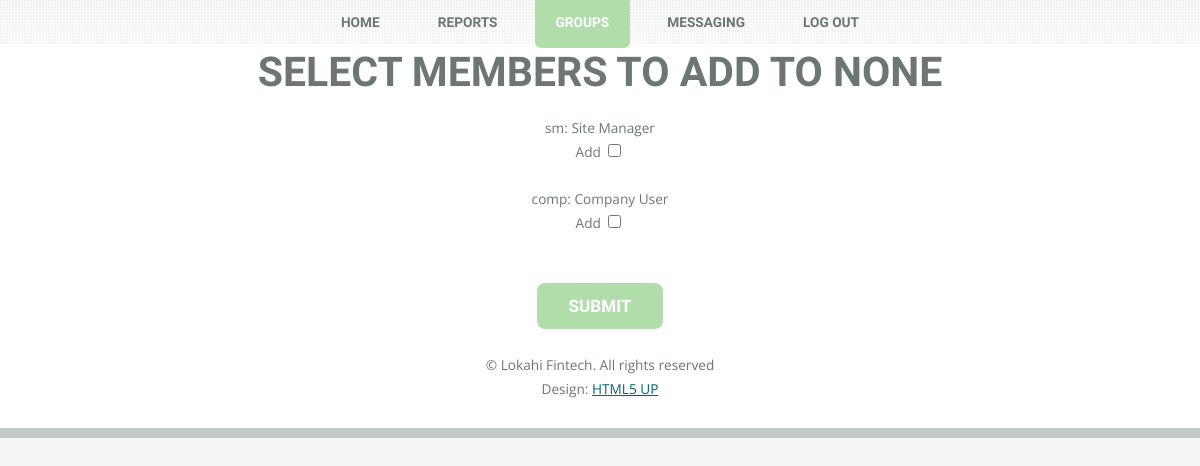
The app's page /selectMembersToAddSiteManager/ (signed in) with its own data.
### account/models.py (models this page shows)
class CustomUser(models.Model):
    user = models.OneToOneField(User)
    type_choice = (
        ("C", "Company User"),
        ('I', "Investor User"),
    )
    is_SiteManager = models.BooleanField(default=False)
    user_type = models.CharField(max_length=1, choices=type_choice, default='C')
    publicKey=models.TextField(blank=True)
    privateKey=models.TextField(blank=True)
    def __str__(self):
        sm = "False"
        if self.user.customuser.is_SiteManager:
            sm = "True"
            return self.user.get_username()+ ": " + "Site Manager"
        return self.user.get_username() + ": " + (self.user.customuser.get_user_type_display())

### groups/views.py (the view)
# urls.py: url(r'selectMembersToAddSiteManager/$', group_views.select_members_to_add_site_manager),
@login_required
def select_members_to_add_site_manager(request):
    if (not my_user(request).is_SiteManager):
        return HttpResponse("<h1>Forbidden</h1>")
    notMembers = CustomUser.objects.all()
    groupName=None
    if request.method == 'POST':
        groupName=request.POST.get('groupName')
        group = Group.objects.all().filter(name=groupName)[0]
        for member in group.members.all():
            notMembers=notMembers.exclude(user=member.user)
    if len(notMembers) != 0:
        return render(request, 'html5up/selectMembersToAdd_SM.html',  {'groupName': groupName , 'notMembers': notMembers })
    else:
        return render(request, 'html5up/group_full_SM.html')

### groups/views.py (called while the page is built)
def my_user(request):
    user = None
    if request.user.is_authenticated():
        user = request.user
    return CustomUser.objects.all().filter(user=user)[0]

### groups/templates/html5up/selectMembersToAdd_SM.html (shortened to what this page needs)
<!DOCTYPE html>
{% load static %}
<link rel="stylesheet" type="text/css" href="{% static 'account/css/main.css' %}"/>
<link rel="stylesheet" type="text/css" href="{% static 'account/css/ie8.css' %}"/>
<link rel="stylesheet" type="text/css" href="{%static 'account/css/font-awesome.min.css'%}" />
<link rel="stylesheet" type="text/css" href="{% static 'account/css/ie8.css' %}"/>
<html>
    <head>
        <link rel="stylesheet" href="assets/css/main.css" />
        <link rel="stylesheet" href="font-awesome/css/font-awesome.min.css">
    </head>
    <body class="homepage">
        <div id="page-wrapper">
                <nav id="nav">
                    <ul>
                        <li><a href={% url 'loggedin' %}>Home</a></li>
                        <li><a href="{% url 'reports:index'%}">Reports</a></li>
                        <li class = "current"><a href = {% url 'groups' %}>Groups</a></li>
                        <li><a href = {% url 'messaging' %}>Messaging</a></li>
                        <li><a href= {% url 'logout' %}>LOG OUT</a></li>
                    </ul>
                </nav>
                <div id="main-wrapper">
                    <div id="main" class="container">
                                <section class="box highlight">
    <h2>Select Members to Add to {{ groupName}}</h2>
      <form action = "/addMembersSiteManager/" method = "post">
            <tr>
                {% for person in notMembers %}
                    {{ person }}<br>
                    Add <input type="checkbox" name="checks" value="{{ person.user.get_username }}" ><br>
                    <br>
                {% endfor %}
                <br>
            </tr>
        <input type="submit" value="Submit">
        <br>
    </form>
    <br>
      <ul class="copyright">
          <div style="text-align:center;"><li>&copy; Lokahi Fintech. All rights reserved</li><li>Design: <a href="http://html5up.net">HTML5 UP</a></li></div>
            </ul>
                </div>
</body>
</html>
</body>
</html>

### account/static/account/css/ie8.css (style rules this page uses)
input[type="button"], input[type="submit"], input[type="reset"], button, .button { position: relative; -ms-behavior: url("assets/js/ie/PIE.htc"); }
#nav li a, #nav li span { position: relative; -ms-behavior: url("assets/js/ie/PIE.htc"); }
#nav { background: #f8f8f8; }
#nav:after { display: none; }

### records on screen
CustomUser: user+is_SiteManager "sm: Site Manager"
CustomUser: user+is_SiteManager+user_type "comp: Company User"

### other values on screen
{{ groupName }} "NONE"
